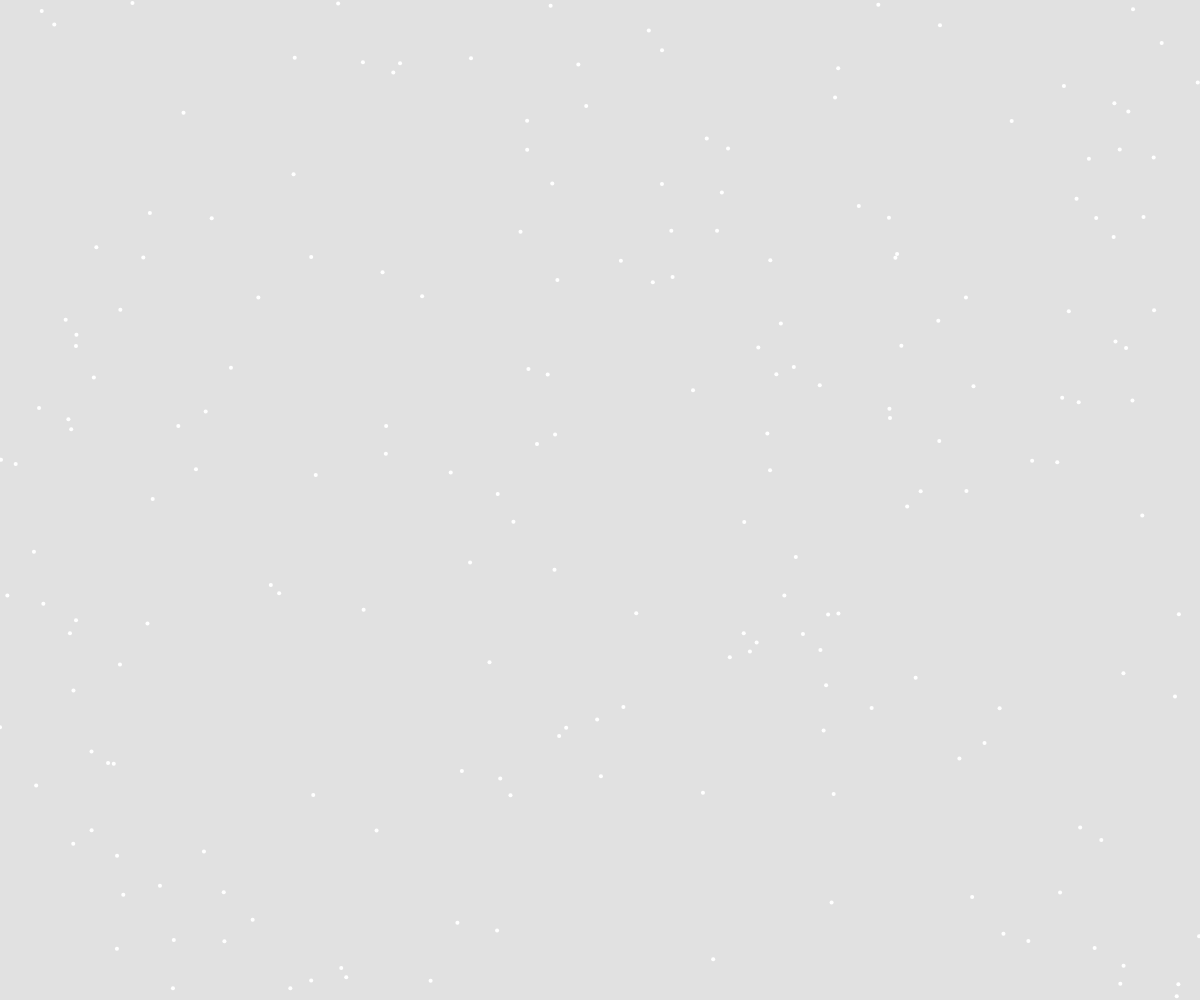
Frame 1 (no input)
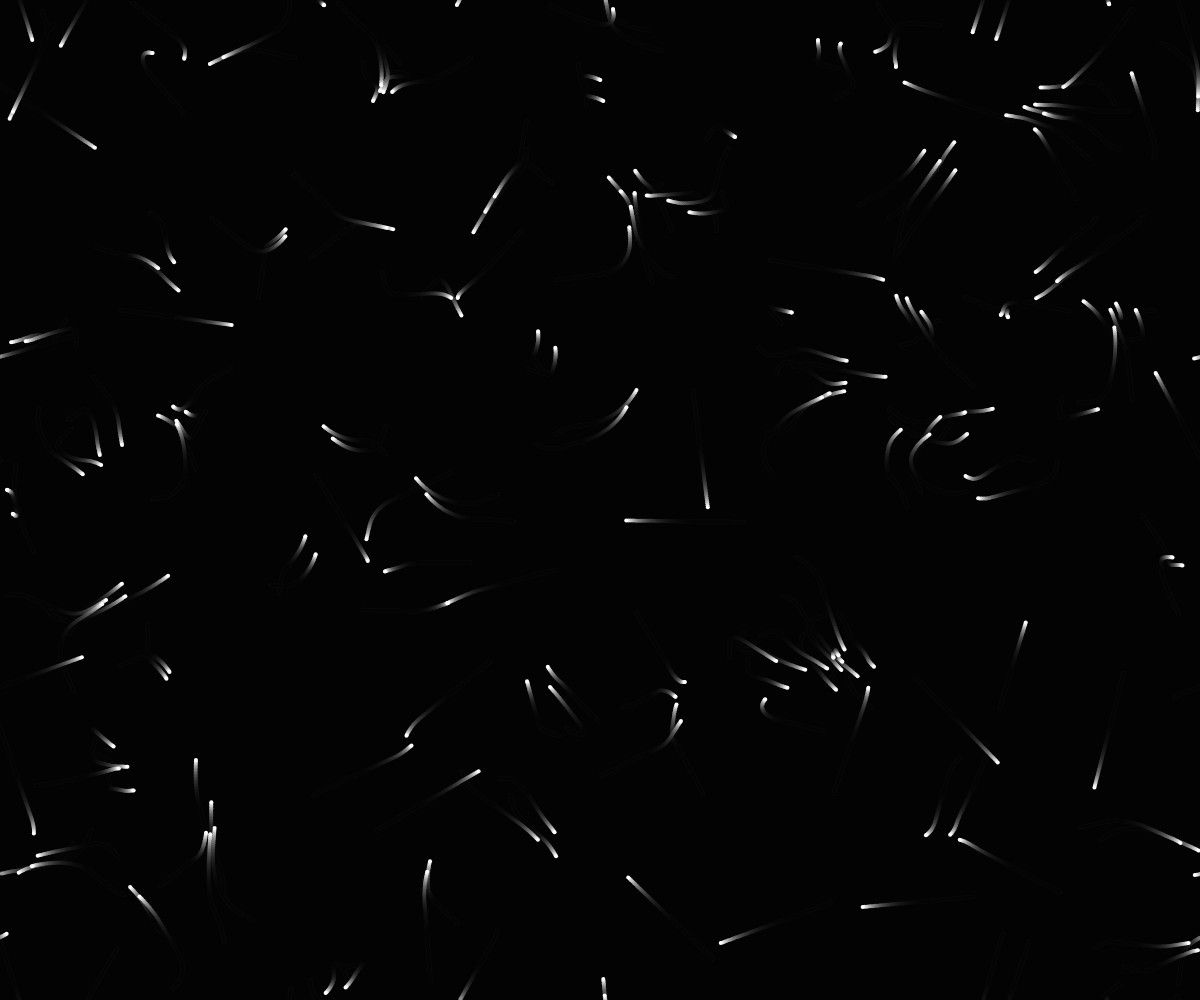
Frame 60 (no input)
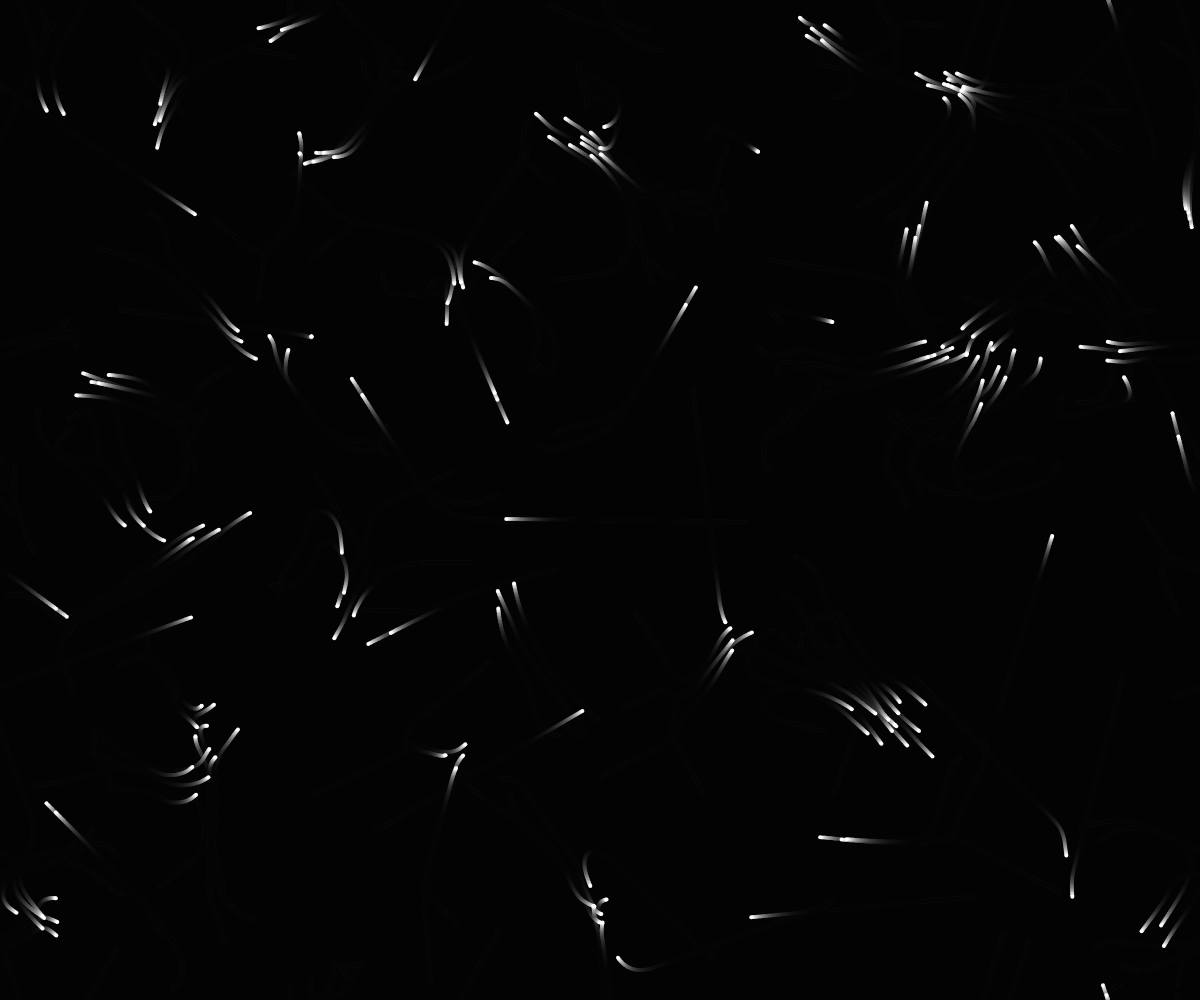
Frame 120 (the mouse pressed at the canvas centre since frame 60)

The p5.js sketch that drew these frames (run headless with seeded random() and noise() and a simulated clock; from frame 60 on, the mouse is pressed at the canvas centre):

// p5.js sketch
// ── sketch.js
let boids = [];

class Boid {
  constructor() {
    this.pos = createVector(random(width), random(height));
    this.vel = p5.Vector.random2D().mult(2);
  }

  flock(boids) {
    let sep = createVector(),
      ali = createVector(),
      coh = createVector();
    let countSep = 0,
      countAli = 0,
      countCoh = 0;

    for (let other of boids) {
      let d = p5.Vector.dist(this.pos, other.pos);
      if (other === this || d > 50) continue;

      if (d < 25) {
        let diff = p5.Vector.sub(this.pos, other.pos).div(d);
        sep.add(diff);
        countSep++;
      }

      ali.add(other.vel);
      countAli++;

      coh.add(other.pos);
      countCoh++;
    }

    if (countSep) sep.div(countSep).setMag(2).sub(this.vel).limit(0.05);
    if (countAli) ali.div(countAli).setMag(2).sub(this.vel).limit(0.05);
    if (countCoh) {
      coh.div(countCoh).sub(this.pos).setMag(2).sub(this.vel).limit(0.05);
    }

    this.vel.add(sep).add(ali).add(coh).limit(2);
  }

  update() {
    this.pos.add(this.vel);
    if (this.pos.x < 0) this.pos.x = width;
    if (this.pos.x > width) this.pos.x = 0;
    if (this.pos.y < 0) this.pos.y = height;
    if (this.pos.y > height) this.pos.y = 0;
  }
}

function setup() {
  createCanvas(innerWidth, innerHeight);
  for (let i = 0; i < 200; i++) boids.push(new Boid());
}

function draw() {
  background(0, 30);
  for (let b of boids) b.flock(boids);
  for (let b of boids) {
    b.update();
    fill(255);
    noStroke();
    circle(b.pos.x, b.pos.y, 4);
  }
}
